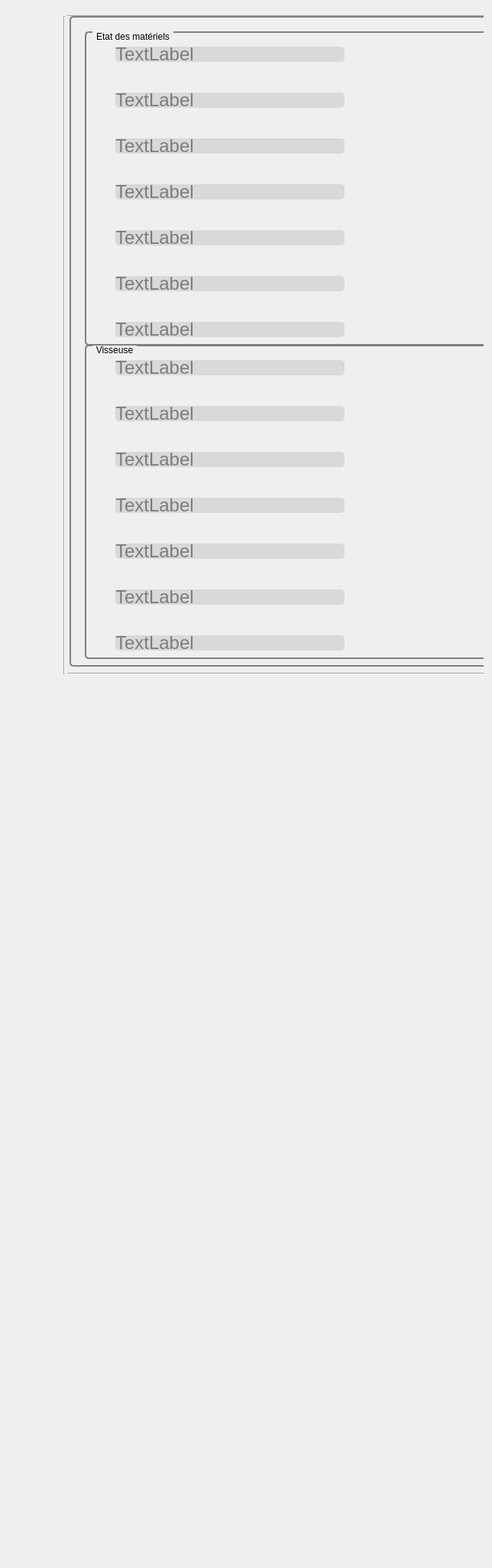
<?xml version="1.0" encoding="UTF-8"?>
<ui version="4.0">
 <class>Form</class>
 <widget class="QWidget" name="Form">
  <property name="geometry">
   <rect>
    <x>0</x>
    <y>0</y>
    <width>644</width>
    <height>434</height>
   </rect>
  </property>
  <property name="windowTitle">
   <string>Form</string>
  </property>
  <layout class="QGridLayout" name="gridLayout">
   <property name="spacing">
    <number>15</number>
   </property>
   <item row="3" column="0">
    <widget class="QLabel" name="title_label">
     <property name="styleSheet">
      <string notr="true">font: 63 72pt &quot;Ubuntu&quot;;</string>
     </property>
     <property name="text">
      <string/>
     </property>
     <property name="alignment">
      <set>Qt::AlignCenter</set>
     </property>
    </widget>
   </item>
   <item row="2" column="0">
    <widget class="QWidget" name="widget" native="true">
     <property name="minimumSize">
      <size>
       <width>400</width>
       <height>2000</height>
      </size>
     </property>
     <property name="maximumSize">
      <size>
       <width>2000</width>
       <height>2000</height>
      </size>
     </property>
     <widget class="Line" name="line">
      <property name="geometry">
       <rect>
        <x>63</x>
        <y>10</y>
        <width>20</width>
        <height>861</height>
       </rect>
      </property>
      <property name="orientation">
       <enum>Qt::Vertical</enum>
      </property>
     </widget>
     <widget class="Line" name="line_3">
      <property name="geometry">
       <rect>
        <x>1410</x>
        <y>0</y>
        <width>16</width>
        <height>871</height>
       </rect>
      </property>
      <property name="orientation">
       <enum>Qt::Vertical</enum>
      </property>
     </widget>
     <widget class="Line" name="line_4">
      <property name="geometry">
       <rect>
        <x>77</x>
        <y>860</y>
        <width>1341</width>
        <height>20</height>
       </rect>
      </property>
      <property name="orientation">
       <enum>Qt::Horizontal</enum>
      </property>
     </widget>
     <widget class="Line" name="line_5">
      <property name="geometry">
       <rect>
        <x>77</x>
        <y>0</y>
        <width>1341</width>
        <height>20</height>
       </rect>
      </property>
      <property name="orientation">
       <enum>Qt::Horizontal</enum>
      </property>
     </widget>
     <widget class="QGroupBox" name="groupBox_3">
      <property name="geometry">
       <rect>
        <x>80</x>
        <y>10</y>
        <width>1331</width>
        <height>851</height>
       </rect>
      </property>
      <property name="styleSheet">
       <string notr="true">

QGroupBox {
    border: 2px solid gray;
    border-radius: 5px;
    margin-top: 0.5em;
}

QGroupBox::title {
    subcontrol-origin: margin;
    left: 10px;
    padding: 0 3px 0 3px;
}

</string>
      </property>
      <property name="title">
       <string/>
      </property>
      <widget class="QGroupBox" name="groupBox">
       <property name="geometry">
        <rect>
         <x>20</x>
         <y>20</y>
         <width>1291</width>
         <height>411</height>
        </rect>
       </property>
       <property name="styleSheet">
        <string notr="true">

QGroupBox {
    border: 2px solid gray;
    border-radius: 5px;
    margin-top: 0.5em;
}

QGroupBox::title {
    subcontrol-origin: margin;
    left: 10px;
    padding: 0 3px 0 3px;
}

</string>
       </property>
       <property name="title">
        <string>Etat des matériels</string>
       </property>
       <widget class="QLabel" name="label">
        <property name="geometry">
         <rect>
          <x>40</x>
          <y>20</y>
          <width>300</width>
          <height>20</height>
         </rect>
        </property>
        <property name="minimumSize">
         <size>
          <width>300</width>
          <height>0</height>
         </size>
        </property>
        <property name="maximumSize">
         <size>
          <width>200</width>
          <height>20</height>
         </size>
        </property>
        <property name="styleSheet">
         <string notr="true">background-color:#d9d9d9;
border-radius: 5px;
font-size: 18pt; 
font-weight:40; 
color: #7c7c7c;</string>
        </property>
        <property name="text">
         <string>TextLabel</string>
        </property>
       </widget>
       <widget class="QLabel" name="label_2">
        <property name="geometry">
         <rect>
          <x>40</x>
          <y>80</y>
          <width>300</width>
          <height>20</height>
         </rect>
        </property>
        <property name="minimumSize">
         <size>
          <width>300</width>
          <height>0</height>
         </size>
        </property>
        <property name="maximumSize">
         <size>
          <width>200</width>
          <height>20</height>
         </size>
        </property>
        <property name="styleSheet">
         <string notr="true">background-color:#d9d9d9;
border-radius: 5px;
font-size: 18pt; 
font-weight:40; 
color: #7c7c7c;</string>
        </property>
        <property name="text">
         <string>TextLabel</string>
        </property>
       </widget>
       <widget class="QLabel" name="label_3">
        <property name="geometry">
         <rect>
          <x>40</x>
          <y>140</y>
          <width>300</width>
          <height>20</height>
         </rect>
        </property>
        <property name="minimumSize">
         <size>
          <width>300</width>
          <height>0</height>
         </size>
        </property>
        <property name="maximumSize">
         <size>
          <width>200</width>
          <height>20</height>
         </size>
        </property>
        <property name="styleSheet">
         <string notr="true">background-color:#d9d9d9;
border-radius: 5px;
font-size: 18pt; 
font-weight:40; 
color: #7c7c7c;</string>
        </property>
        <property name="text">
         <string>TextLabel</string>
        </property>
       </widget>
       <widget class="QLabel" name="label_19">
        <property name="geometry">
         <rect>
          <x>40</x>
          <y>200</y>
          <width>300</width>
          <height>20</height>
         </rect>
        </property>
        <property name="minimumSize">
         <size>
          <width>300</width>
          <height>0</height>
         </size>
        </property>
        <property name="maximumSize">
         <size>
          <width>200</width>
          <height>20</height>
         </size>
        </property>
        <property name="styleSheet">
         <string notr="true">background-color:#d9d9d9;
border-radius: 5px;
font-size: 18pt; 
font-weight:40; 
color: #7c7c7c;</string>
        </property>
        <property name="text">
         <string>TextLabel</string>
        </property>
       </widget>
       <widget class="QLabel" name="label_20">
        <property name="geometry">
         <rect>
          <x>40</x>
          <y>260</y>
          <width>300</width>
          <height>20</height>
         </rect>
        </property>
        <property name="minimumSize">
         <size>
          <width>300</width>
          <height>0</height>
         </size>
        </property>
        <property name="maximumSize">
         <size>
          <width>200</width>
          <height>20</height>
         </size>
        </property>
        <property name="styleSheet">
         <string notr="true">background-color:#d9d9d9;
border-radius: 5px;
font-size: 18pt; 
font-weight:40; 
color: #7c7c7c;</string>
        </property>
        <property name="text">
         <string>TextLabel</string>
        </property>
       </widget>
       <widget class="QLabel" name="label_21">
        <property name="geometry">
         <rect>
          <x>40</x>
          <y>320</y>
          <width>300</width>
          <height>20</height>
         </rect>
        </property>
        <property name="minimumSize">
         <size>
          <width>300</width>
          <height>0</height>
         </size>
        </property>
        <property name="maximumSize">
         <size>
          <width>200</width>
          <height>20</height>
         </size>
        </property>
        <property name="styleSheet">
         <string notr="true">background-color:#d9d9d9;
border-radius: 5px;
font-size: 18pt; 
font-weight:40; 
color: #7c7c7c;</string>
        </property>
        <property name="text">
         <string>TextLabel</string>
        </property>
       </widget>
       <widget class="QLabel" name="label_22">
        <property name="geometry">
         <rect>
          <x>40</x>
          <y>380</y>
          <width>300</width>
          <height>20</height>
         </rect>
        </property>
        <property name="minimumSize">
         <size>
          <width>300</width>
          <height>0</height>
         </size>
        </property>
        <property name="maximumSize">
         <size>
          <width>200</width>
          <height>20</height>
         </size>
        </property>
        <property name="styleSheet">
         <string notr="true">background-color:#d9d9d9;
border-radius: 5px;
font-size: 18pt; 
font-weight:40; 
color: #7c7c7c;</string>
        </property>
        <property name="text">
         <string>TextLabel</string>
        </property>
       </widget>
      </widget>
      <widget class="QGroupBox" name="groupBox_2">
       <property name="geometry">
        <rect>
         <x>20</x>
         <y>430</y>
         <width>1291</width>
         <height>411</height>
        </rect>
       </property>
       <property name="styleSheet">
        <string notr="true">

QGroupBox {
    border: 2px solid gray;
    border-radius: 5px;
    margin-top: 0.5em;
}

QGroupBox::title {
    subcontrol-origin: margin;
    left: 10px;
    padding: 0 3px 0 3px;
}

</string>
       </property>
       <property name="title">
        <string>Visseuse</string>
       </property>
       <widget class="QLabel" name="label_10">
        <property name="geometry">
         <rect>
          <x>40</x>
          <y>20</y>
          <width>300</width>
          <height>20</height>
         </rect>
        </property>
        <property name="minimumSize">
         <size>
          <width>300</width>
          <height>0</height>
         </size>
        </property>
        <property name="maximumSize">
         <size>
          <width>200</width>
          <height>20</height>
         </size>
        </property>
        <property name="styleSheet">
         <string notr="true">background-color:#d9d9d9;
border-radius: 5px;
font-size: 18pt; 
font-weight:40; 
color: #7c7c7c;</string>
        </property>
        <property name="text">
         <string>TextLabel</string>
        </property>
       </widget>
       <widget class="QLabel" name="label_11">
        <property name="geometry">
         <rect>
          <x>40</x>
          <y>80</y>
          <width>300</width>
          <height>20</height>
         </rect>
        </property>
        <property name="minimumSize">
         <size>
          <width>300</width>
          <height>0</height>
         </size>
        </property>
        <property name="maximumSize">
         <size>
          <width>200</width>
          <height>20</height>
         </size>
        </property>
        <property name="styleSheet">
         <string notr="true">background-color:#d9d9d9;
border-radius: 5px;
font-size: 18pt; 
font-weight:40; 
color: #7c7c7c;</string>
        </property>
        <property name="text">
         <string>TextLabel</string>
        </property>
       </widget>
       <widget class="QLabel" name="label_13">
        <property name="geometry">
         <rect>
          <x>40</x>
          <y>140</y>
          <width>300</width>
          <height>20</height>
         </rect>
        </property>
        <property name="minimumSize">
         <size>
          <width>300</width>
          <height>0</height>
         </size>
        </property>
        <property name="maximumSize">
         <size>
          <width>200</width>
          <height>20</height>
         </size>
        </property>
        <property name="styleSheet">
         <string notr="true">background-color:#d9d9d9;
border-radius: 5px;
font-size: 18pt; 
font-weight:40; 
color: #7c7c7c;</string>
        </property>
        <property name="text">
         <string>TextLabel</string>
        </property>
       </widget>
       <widget class="QLabel" name="label_23">
        <property name="geometry">
         <rect>
          <x>40</x>
          <y>200</y>
          <width>300</width>
          <height>20</height>
         </rect>
        </property>
        <property name="minimumSize">
         <size>
          <width>300</width>
          <height>0</height>
         </size>
        </property>
        <property name="maximumSize">
         <size>
          <width>200</width>
          <height>20</height>
         </size>
        </property>
        <property name="styleSheet">
         <string notr="true">background-color:#d9d9d9;
border-radius: 5px;
font-size: 18pt; 
font-weight:40; 
color: #7c7c7c;</string>
        </property>
        <property name="text">
         <string>TextLabel</string>
        </property>
       </widget>
       <widget class="QLabel" name="label_24">
        <property name="geometry">
         <rect>
          <x>40</x>
          <y>260</y>
          <width>300</width>
          <height>20</height>
         </rect>
        </property>
        <property name="minimumSize">
         <size>
          <width>300</width>
          <height>0</height>
         </size>
        </property>
        <property name="maximumSize">
         <size>
          <width>200</width>
          <height>20</height>
         </size>
        </property>
        <property name="styleSheet">
         <string notr="true">background-color:#d9d9d9;
border-radius: 5px;
font-size: 18pt; 
font-weight:40; 
color: #7c7c7c;</string>
        </property>
        <property name="text">
         <string>TextLabel</string>
        </property>
       </widget>
       <widget class="QLabel" name="label_25">
        <property name="geometry">
         <rect>
          <x>40</x>
          <y>320</y>
          <width>300</width>
          <height>20</height>
         </rect>
        </property>
        <property name="minimumSize">
         <size>
          <width>300</width>
          <height>0</height>
         </size>
        </property>
        <property name="maximumSize">
         <size>
          <width>200</width>
          <height>20</height>
         </size>
        </property>
        <property name="styleSheet">
         <string notr="true">background-color:#d9d9d9;
border-radius: 5px;
font-size: 18pt; 
font-weight:40; 
color: #7c7c7c;</string>
        </property>
        <property name="text">
         <string>TextLabel</string>
        </property>
       </widget>
       <widget class="QLabel" name="label_26">
        <property name="geometry">
         <rect>
          <x>40</x>
          <y>380</y>
          <width>300</width>
          <height>20</height>
         </rect>
        </property>
        <property name="minimumSize">
         <size>
          <width>300</width>
          <height>0</height>
         </size>
        </property>
        <property name="maximumSize">
         <size>
          <width>200</width>
          <height>20</height>
         </size>
        </property>
        <property name="styleSheet">
         <string notr="true">background-color:#d9d9d9;
border-radius: 5px;
font-size: 18pt; 
font-weight:40; 
color: #7c7c7c;</string>
        </property>
        <property name="text">
         <string>TextLabel</string>
        </property>
       </widget>
      </widget>
     </widget>
    </widget>
   </item>
  </layout>
 </widget>
 <resources/>
 <connections/>
</ui>
